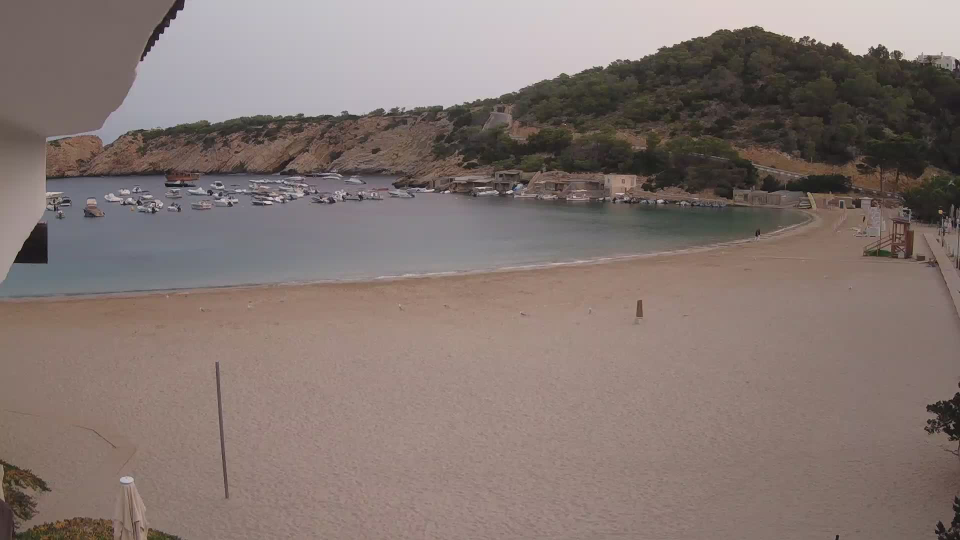
#> input picture data/raw/1660366800.jpg, 1920 x 1080 px (shown at 1/2 size); its folder holds only this picture in this run
$ python -i preprocessing.py   (imports and definitions only)
#> lines starting #> are read from the running program, lines starting #| are printed output that depends on the picture; after the words box and inside, x2 and y2 are one past the last pixel; in counts of white or black regions, pixels touching at a corner belong together
"""Preprocessing functions for background subtraction and thresholding."""

from pathlib import Path
from typing import List, Tuple, Union

import cv2
import numpy as np
from src.io_utils import save_bgr


def hsv_hue_subtract(img: np.ndarray, bg: np.ndarray) -> np.ndarray:
    """Subtract background using HSV hue channel difference."""
    img_h = cv2.cvtColor(img, cv2.COLOR_BGR2HSV)
    bg_h = cv2.cvtColor(bg, cv2.COLOR_BGR2HSV)

    h_sub = img_h[:, :, 0] - bg_h[:, :, 0]

    merged = cv2.merge([h_sub, img_h[:, :, 1], img_h[:, :, 2]])
    return cv2.cvtColor(merged, cv2.COLOR_HSV2BGR)


def threshold_images(gray: np.ndarray) -> Tuple[np.ndarray, np.ndarray]:
    """Apply Otsu and adaptive thresholding to grayscale image."""
    blurred = cv2.GaussianBlur(gray, (5, 5), 0)

    _, otsu = cv2.threshold(
        blurred, 0, 255,
        cv2.THRESH_BINARY + cv2.THRESH_OTSU
    )

    adaptive = cv2.adaptiveThreshold(
        blurred,
        255,
        cv2.ADAPTIVE_THRESH_GAUSSIAN_C,
        cv2.THRESH_BINARY,
        7,
        5
    )

    return otsu, adaptive


def compute_median_background(
    image_paths: List[Union[str, Path]],
    max_images: int = 10
) -> np.ndarray:
    """Compute median background from multiple images."""
    imgs = []
    for p in image_paths[:max_images]:
        img = cv2.imread(str(p))
        if img is not None:
            imgs.append(img)
    if not imgs:
        return None
    stack = np.stack(imgs, axis=0)
    median_bg = np.median(stack, axis=0).astype(np.uint8)
    return median_bg


def compute_and_save_background(
    image_paths: List[Union[str, Path]],
    out_dir: Path,
    max_images: int = 10,
    subdir: str = "background"
) -> np.ndarray:
    """Compute median background and save it; returns the image or None."""
    bg_img = compute_median_background(image_paths, max_images=max_images)
    if bg_img is None:
        return None
    bg_dir = Path(out_dir) / "viz" / subdir
    bg_dir.mkdir(parents=True, exist_ok=True)
    save_bgr(bg_dir / "median_background.png", bg_img)
    return bg_img

>>> import cv2
>>> picture = cv2.imread('../data/raw/1660366800.jpg', cv2.IMREAD_GRAYSCALE)
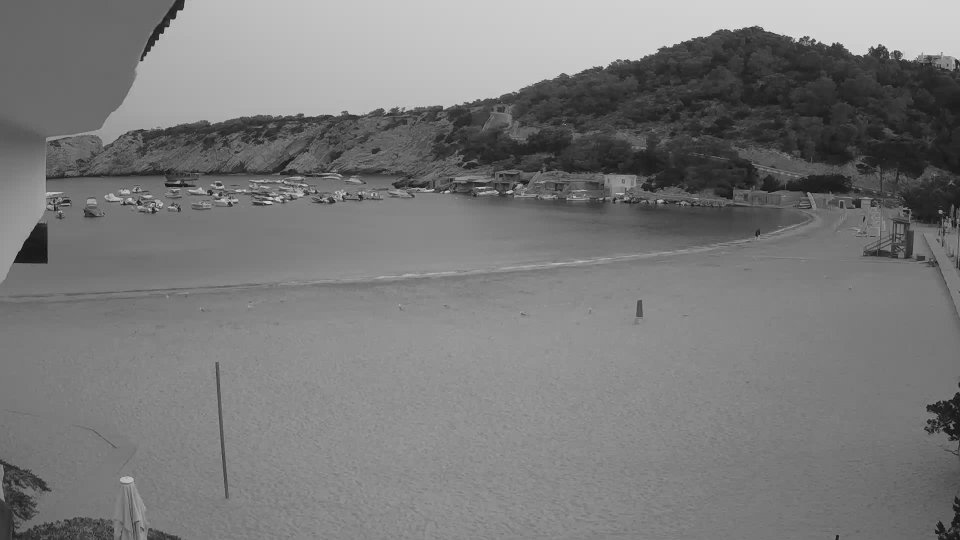
#> picture: shape (1080, 1920) (shown at 1/2 size); min 0, max 239, mean 121.3
>>> result = threshold_images(picture)
#> in threshold_images, `_, otsu = cv2.threshold( blurred, 0, 255, cv2.THRESH_BINARY + cv2.THRE..`:
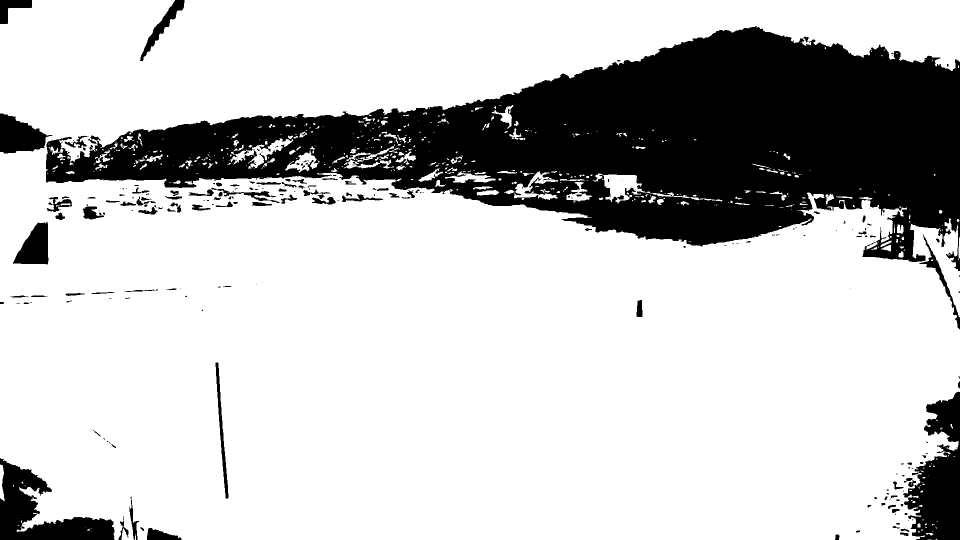
#> otsu: shape (1080, 1920) (shown at 1/2 size); 77.3% white; 241 black regions (125 under 20 px), largest, box (x1, y1, x2, y2) and area: (92, 52, 1920, 542) 406239, (1806, 783, 1920, 1080) 19748, (0, 916, 229, 1080) 16050
#> in threshold_images, `adaptive = cv2.adaptiveThreshold( blurred, 255, cv2.ADAPTIVE_THRESH_GA..`:
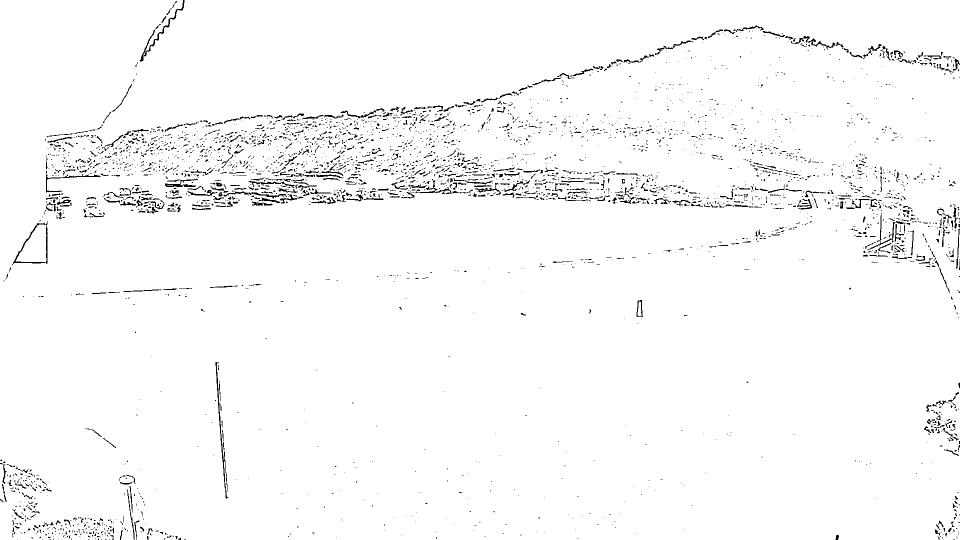
#> adaptive: shape (1080, 1920) (shown at 1/2 size); 97.6% white; black in thin lines or dots

$ run again, on data/raw/1660370400.jpg
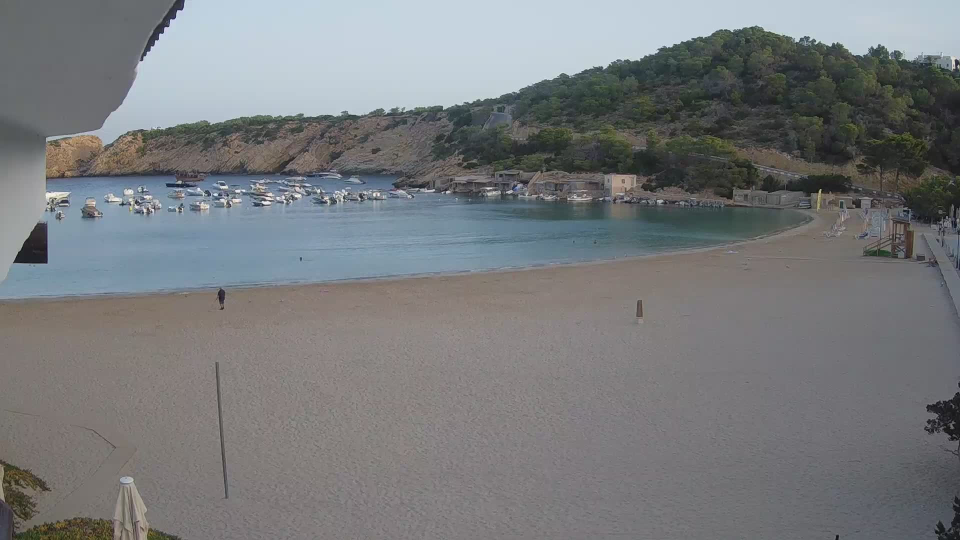
#> input picture data/raw/1660370400.jpg, 1920 x 1080 px (shown at 1/2 size)
#> in threshold_images, `_, otsu = cv2.threshold( blurred, 0, 255, cv2.THRESH_BINARY + cv2.THRE..`:
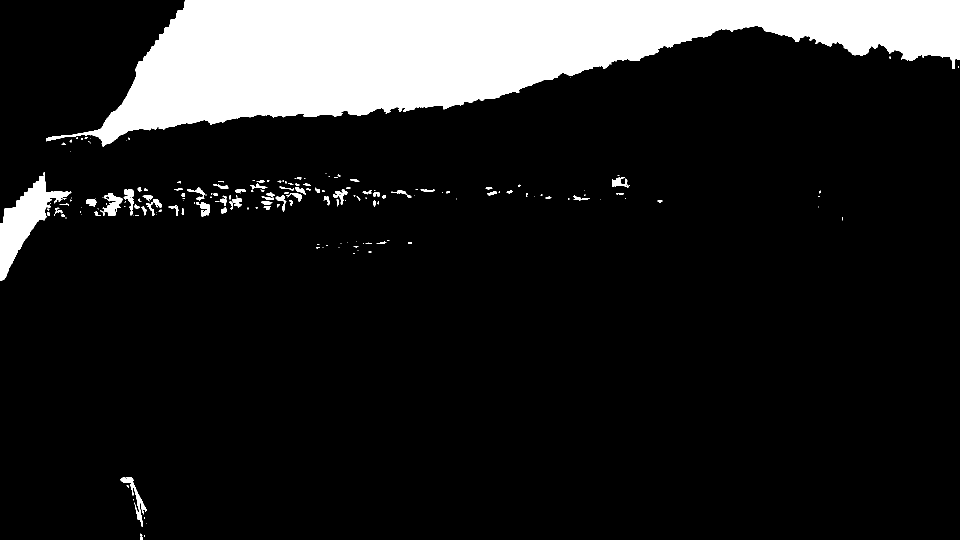
#> otsu: shape (1080, 1920) (shown at 1/2 size); 13.7% white; 190 white regions (109 under 20 px), largest, box (x1, y1, x2, y2) and area: (93, 0, 1920, 293) 263686, (0, 344, 143, 562) 9909, (241, 954, 293, 1054) 982
#> in threshold_images, `adaptive = cv2.adaptiveThreshold( blurred, 255, cv2.ADAPTIVE_THRESH_GA..`:
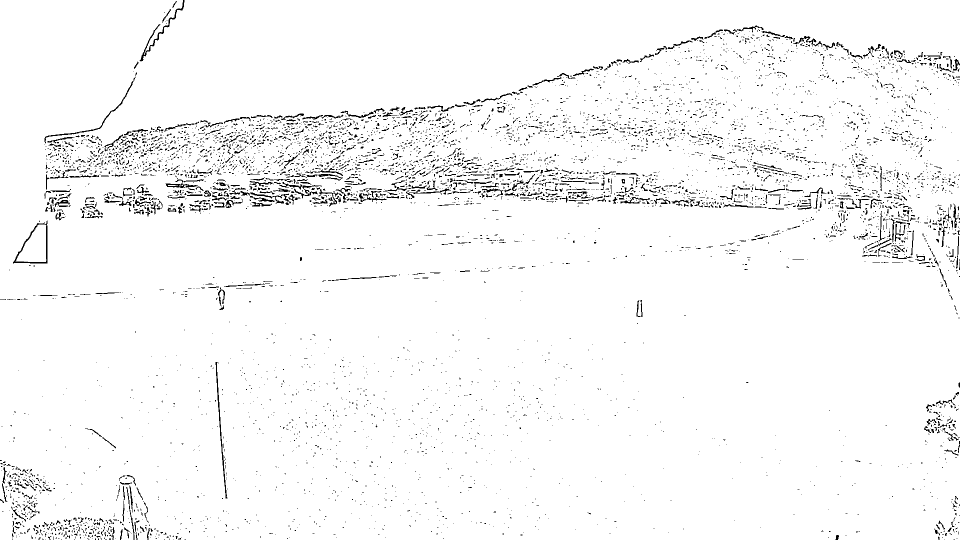
#> adaptive: shape (1080, 1920) (shown at 1/2 size); 96.9% white; black in thin lines or dots

$ run again, on data/raw/1660374000.jpg
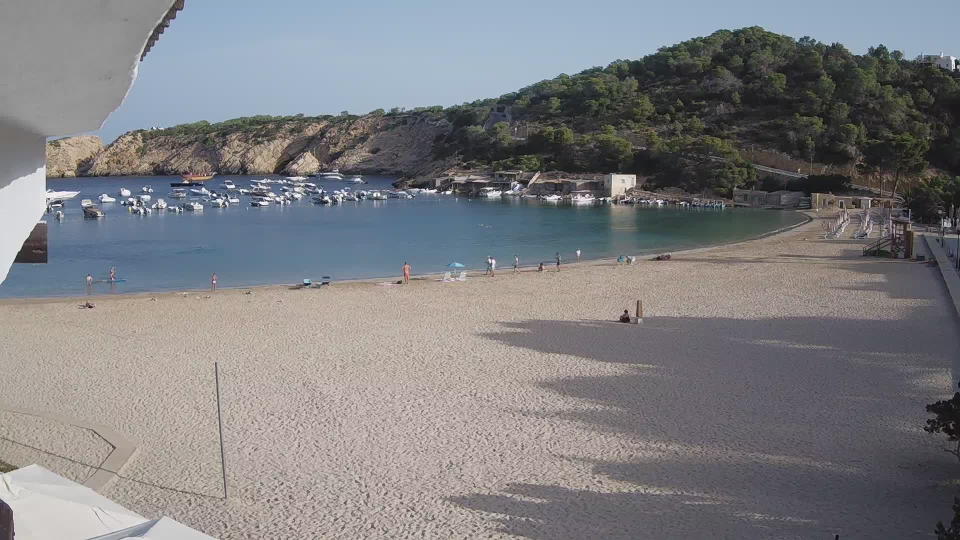
#> input picture data/raw/1660374000.jpg, 1920 x 1080 px (shown at 1/2 size)
#> in threshold_images, `_, otsu = cv2.threshold( blurred, 0, 255, cv2.THRESH_BINARY + cv2.THRE..`:
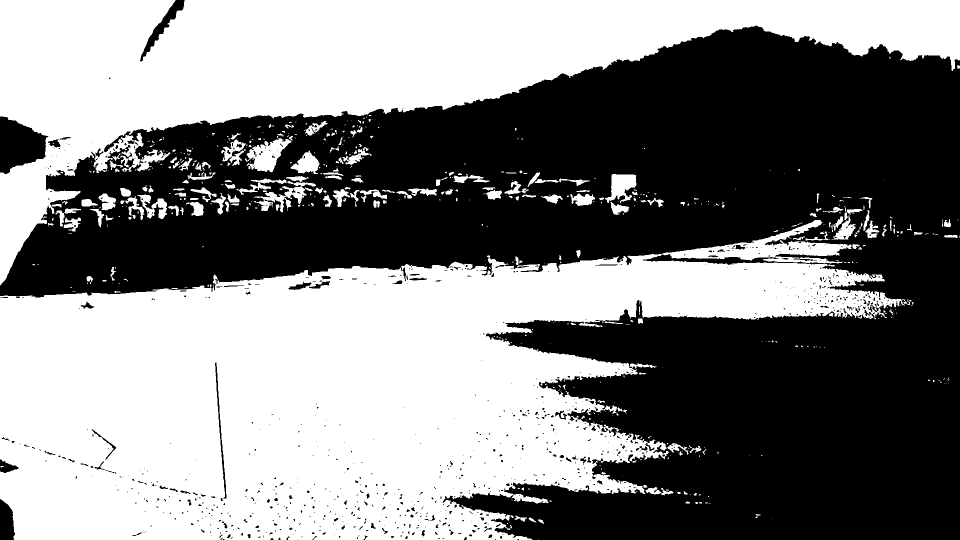
#> otsu: shape (1080, 1920) (shown at 1/2 size); 51.1% white; 899 black regions (764 under 20 px), largest, box (x1, y1, x2, y2) and area: (0, 51, 1920, 1080) 987374, (0, 233, 97, 348) 7308, (1286, 508, 1648, 530) 2418
#> in threshold_images, `adaptive = cv2.adaptiveThreshold( blurred, 255, cv2.ADAPTIVE_THRESH_GA..`:
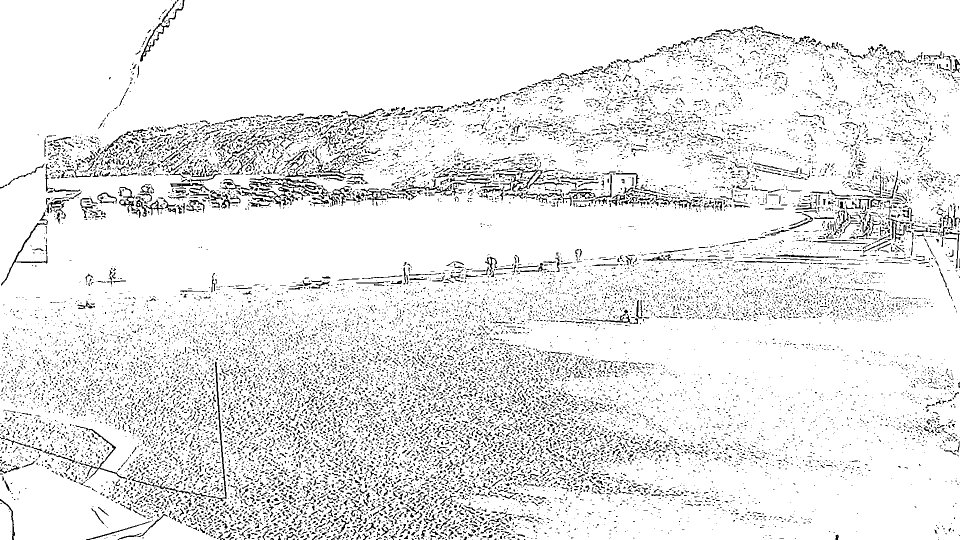
#> adaptive: shape (1080, 1920) (shown at 1/2 size); 90.8% white; black in thin lines or dots
